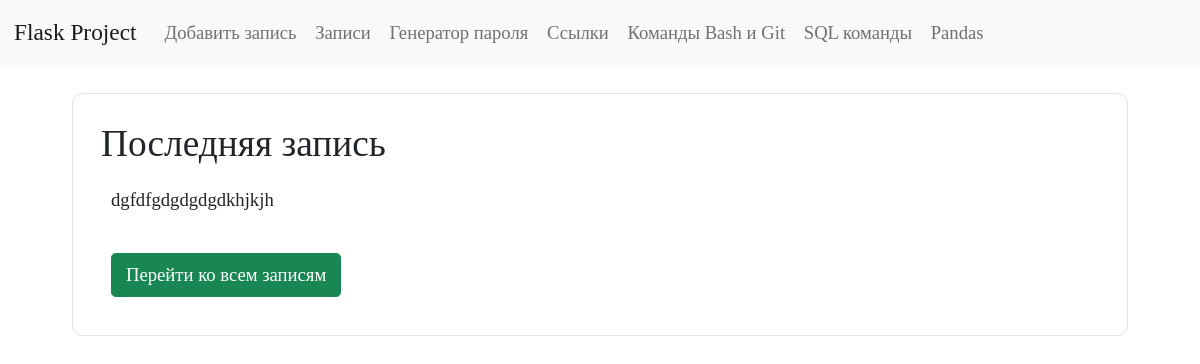
Before: / with the older database file.
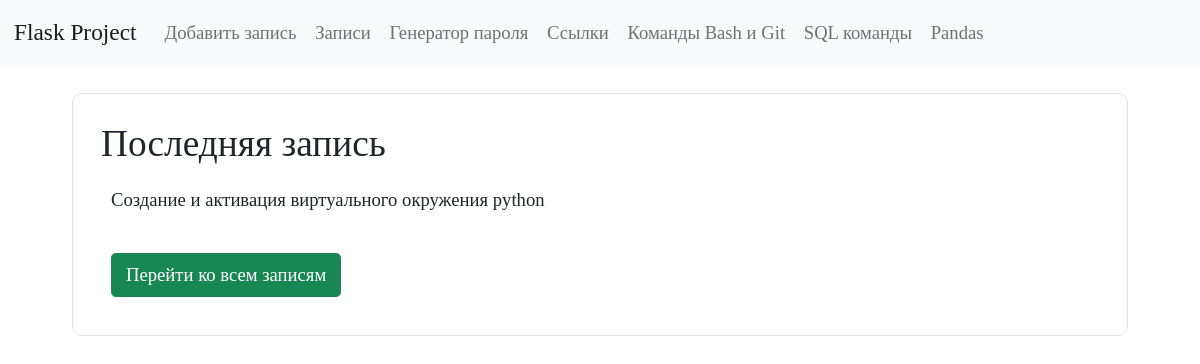
After: the same page with the newer database file.
### tables this page shows
CREATE TABLE "posts"
(
    id         INTEGER
        primary key autoincrement,
    title      TEXT not null,
    content    TEXT not null,
    image_post TEXT default 'no_image.png'
);

### app.py (the view)
@app.route("/")
def index():
    conn = get_db_connection()
    last_post = conn.execute("SELECT * FROM posts ORDER BY id DESC").fetchone()
    return render_template("index.html", last_post=last_post)

### app.py (called while the page is built)
def get_db_connection():
    conn = sqlite3.connect("database.db")
    conn.row_factory = sqlite3.Row
    return conn

### templates/index.html (shortened to what this page needs)
{% extends "base.html" %}
{% block content %}
{% include 'index_content.html' %}
{% endblock %}

### templates/index_content.html
<div class="bd-example">
   <h2>Последняя запись</h2>
   <p>{{ last_post.title }}</p>
   <a class="btn btn-success" href="{{ url_for('posts') }}" type="button">Перейти ко всем записям</a>
</div>

Changed rows visible on the page:
removed posts: title "dgfdfgdgdgdgdkhjkjh"
now on this page (row unchanged): posts: title "Создание и активация виртуального окружения python"
